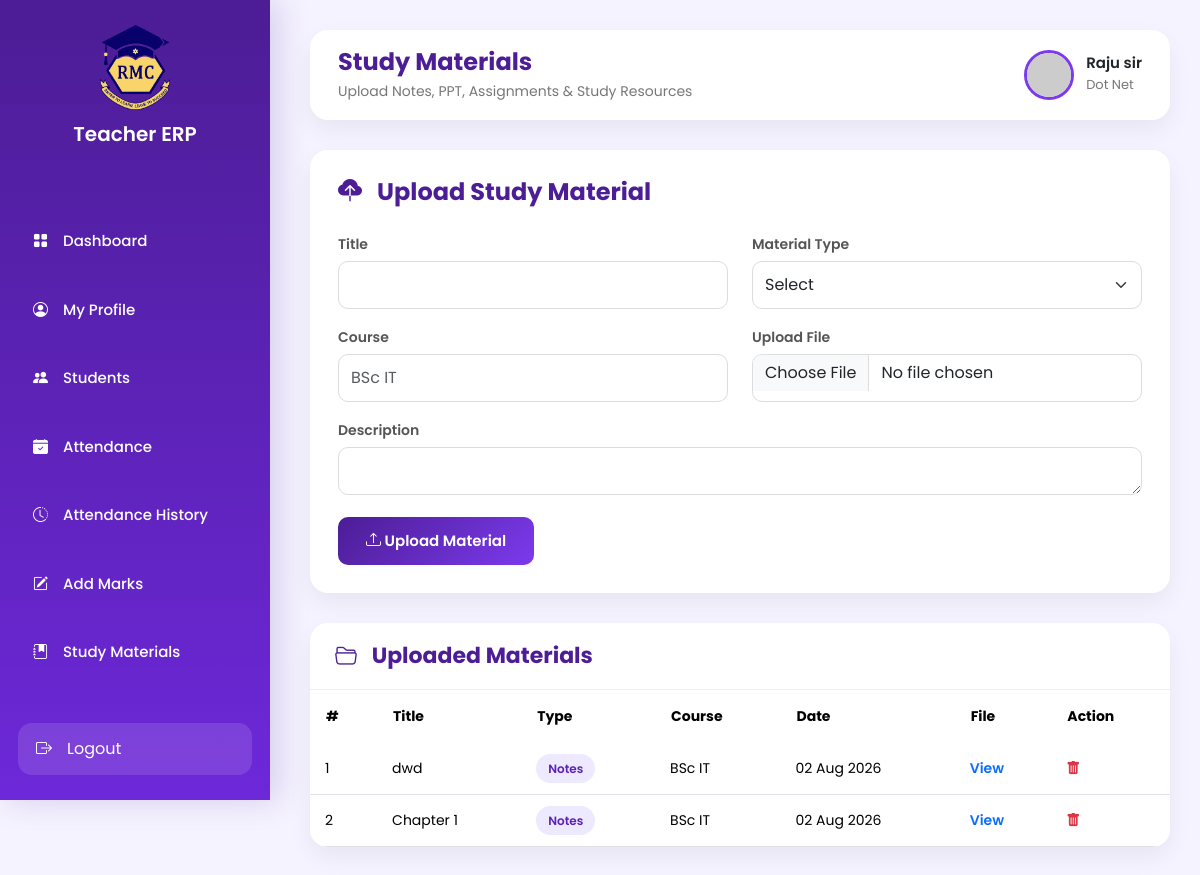
The page /teacher/study-materials/ (signed in) on the database its author committed.
### core/models.py (models this page shows, shortened)
class Teacher(models.Model):
    teacher_id = models.CharField(max_length=20, unique=True)
    name = models.CharField(max_length=100)
    email = models.EmailField()
    mobile = models.CharField(max_length=15)
    subject = models.CharField(max_length=100)
    qualification = models.CharField(max_length=100, blank=True)
    experience = models.CharField(max_length=50, blank=True)
    gender = models.CharField(max_length=10, blank=True)
    dob = models.DateField(null=True, blank=True)
    joining_date = models.DateField(null=True, blank=True)
    address = models.TextField(blank=True)
    password = models.CharField(max_length=100)
    photo = models.ImageField(
        upload_to='teacher_photos/',
        null=True,
        blank=True
    )

class StudyMaterial(models.Model):
    MATERIAL_TYPES = [
        ('Notes', 'Notes'),
        ('Assignment', 'Assignment'),
        ('Important Questions', 'Important Questions'),
        ('Practical', 'Practical'),
        ('PPT', 'PPT'),
        ('Syllabus', 'Syllabus'),
        ('Other', 'Other'),
    ]
    teacher = models.ForeignKey(
        Teacher,
        on_delete=models.CASCADE
    )
    title = models.CharField(max_length=200)
    subject = models.CharField(max_length=100)
    material_type = models.CharField(
        max_length=30,
        choices=MATERIAL_TYPES
    )
    course = models.CharField(max_length=100)
    subject = models.CharField(max_length=100)
    description = models.TextField(
        blank=True
    )
    file = models.FileField(
        upload_to='study_materials/'
    )
    upload_date = models.DateTimeField(
        auto_now_add=True
    )

### core/views.py (the view, shortened to what this page needs)
# urls.py: path("teacher/study-materials/",views.teacher_study_materials,name="teacher_study_materials"),
def teacher_study_materials(request):
    teacher_id = request.session.get("teacher_id")
    if not teacher_id:
        return redirect("/")
    teacher = Teacher.objects.get(id=teacher_id)
    materials = StudyMaterial.objects.filter(
        teacher=teacher
    ).order_by("-upload_date")
    return render(
        request,
        "teacher/study_materials.html",
        {
            "teacher": teacher,
            "materials": materials
        }
    )

### templates/teacher/study_materials.html (shortened to what this page needs)
{% load static %}
<!DOCTYPE html>
<html lang="en">
<head>
    <link href="https://cdn.jsdelivr.net/npm/bootstrap@5.3.3/dist/css/bootstrap.min.css" rel="stylesheet">
    <link href="https://cdn.jsdelivr.net/npm/bootstrap-icons@1.11.3/font/bootstrap-icons.css" rel="stylesheet">
    <link rel="stylesheet" href="{% static 'css/teacher.css' %}">
    <link rel="stylesheet" href="{% static 'css/teacher_study_materials.css' %}">
</head>
<body>
<div class="dashboard">
    {% include "teacher/sidebar.html" %}
    <main class="main-content">
        <div class="topbar">
            <div>
                <h3>Study Materials</h3>
                <p>Upload Notes, PPT, Assignments & Study Resources</p>
            </div>
            <div class="teacher-box">
                {% if teacher.photo %}
                    <img src="{{ teacher.photo.url }}">
                {% else %}
                    <img src="https://ui-avatars.com/api/?name={{ teacher.name }}">
                {% endif %}
                <div>
                    <h6>{{ teacher.name }}</h6>
                    <span>{{ teacher.subject }}</span>
                </div>
            </div>
        </div>
        <div class="upload-card">
            <h4>
                <i class="bi bi-cloud-upload-fill"></i>
                Upload Study Material
            </h4>
            <form method="POST" enctype="multipart/form-data">
                <div class="row">
                    <div class="col-md-6">
                        <label>Title</label>
                        <input
                            type="text"
                            name="title"
                            class="form-control"
                            required
                        >
                    </div>
                    <div class="col-md-6">
                        <label>Material Type</label>
                        <select
                            name="material_type"
                            class="form-select"
                            required
                        >
                            <option value="">Select</option>
                        </select>
                    </div>
                </div>
                <div class="row mt-3">
                    <div class="col-md-6">
                        <label>Course</label>
                        <input
                            type="text"
                            name="course"
                            class="form-control"
                            placeholder="BSc IT"
                            readonly
                        >
                    </div>
                    <div class="col-md-6">
                        <label>Upload File</label>
                        <input
                            type="file"
                            name="file"
                            class="form-control"
                            required
                        >
                    </div>
                </div>
                <div class="mt-3">
                    <label>Description</label>
                    <textarea
                        name="description"
                        class="form-control"
                        rows="4"
                    ></textarea>
                </div>
                <button class="upload-btn">
                    <i class="bi bi-upload"></i>
                    Upload Material
                </button>
            </form>
        </div>
        <div class="table-card">
            <div class="table-title">
                <h4>
                    <i class="bi bi-folder2-open"></i>
                    Uploaded Materials
                </h4>
            </div>
            <table class="table">
                <thead>
                <tr>
                    <th>#</th>
                    <th>Title</th>
                    <th>Type</th>
                    <th>Course</th>
                    <th>Date</th>
                    <th>File</th>
                    <th>Action</th>
                </tr>
                </thead>
                <tbody>
                {% for material in materials %}
                <tr>
                    <td>{{ forloop.counter }}</td>
                    <td>{{ material.title }}</td>
                    <td>
                        <span class="type-badge">
                            {{ material.material_type }}
                        </span>
                    </td>
                    <td>{{ material.course }}</td>
                    <td>{{ material.upload_date|date:"d M Y" }}</td>
                    <td>
                        <a href="{{ material.file.url }}" target="_blank">
                            View
                        </a>
                    </td>
                    <td>
                        <a href="{% url 'delete_study_material' material.id %}"
                        onclick="return confirm('Delete this study material?')">
                        <i class="bi bi-trash-fill text-danger"></i>
                        </a>
                    </td>
                </tr>
                {% empty %}
                <tr>
                    <td colspan="7" class="text-center">
                        No Study Materials Uploaded
                    </td>
                </tr>
                {% endfor %}
                </tbody>
            </table>
        </div>
    </main>
</div>
</body>
</html>

### static/css/teacher.css (style rules this page uses)
* { margin:0; padding:0; box-sizing:border-box; font-family:'Poppins',sans-serif; }
body { background:#F5F3FF; }
.dashboard { display:flex; min-height:100vh; }
.main-content { margin-left:280px; width:calc(100% - 280px); padding:30px; }
.topbar { background:#fff; border-radius:18px; padding:18px 28px; display:flex; justify-content:space-between; align-items:center; box-shadow:0 10px 25px rgba(0,0,0,.06); margin-bottom:30px; }
.topbar h3 { margin:0; font-size:24px; color:#4C1D95; font-weight:700; }
.topbar p { margin:4px 0 0; color:#777; font-size:14px; }
.teacher-box { display:flex; align-items:center; gap:12px; }
.teacher-box img { width:50px; height:50px; border-radius:50%; object-fit:cover; border:3px solid #7C3AED; }
.teacher-box h6 { margin:0; font-size:15px; font-weight:600; }
.teacher-box span { font-size:13px; color:#777; }
@media (min-width: 992px) { .main-content { margin-left:280px; width:calc(100% - 280px); } }

### static/css/teacher_study_materials.css (style rules this page uses)
.upload-card { background:#fff; border-radius:18px; padding:28px; margin-bottom:30px; box-shadow:0 10px 25px rgba(0,0,0,.06); }
.upload-card h4 { color:#4C1D95; font-size:24px; font-weight:700; margin-bottom:25px; }
.upload-card h4 i { margin-right:10px; }
.upload-card label { font-size:14px; font-weight:600; color:#555; margin-bottom:6px; }
.upload-card .form-control, .upload-card .form-select { height:48px; border-radius:10px; border:1px solid #ddd; }
.upload-card textarea { border-radius:10px; }
.upload-btn { margin-top:22px; background:linear-gradient(135deg,#4C1D95,#7C3AED); color:#fff; border:none; padding:13px 28px; border-radius:10px; font-size:15px; font-weight:600; transition:.3s; }
.table-card { background:#fff; border-radius:18px; overflow:hidden; box-shadow:0 10px 25px rgba(0,0,0,.06); }
.table-title { padding:20px 25px; border-bottom:1px solid #eee; }
.table-title h4 { margin:0; color:#4C1D95; font-size:22px; font-weight:700; }
.table-title i { margin-right:10px; }
.table { margin:0; }
.table thead { background:linear-gradient(135deg,#4C1D95,#7C3AED); color:#fff; }
.table thead th { border:none; padding:16px; font-size:14px; }
.table tbody td { padding:15px; vertical-align:middle; font-size:14px; }
.table tbody tr { transition:.3s; }
.type-badge { background:#ede9fe; color:#5B21B6; padding:6px 12px; border-radius:20px; font-size:12px; font-weight:600; }
.table a { text-decoration:none; font-weight:600; }

### rows shown on the page
Teacher: name "Raju sir", subject "Dot Net"
StudyMaterial: title "dwd", material_type "Notes", course "BSc IT", upload_date "02 Aug 2026"
StudyMaterial: title "Chapter 1", material_type "Notes", course "BSc IT", upload_date "02 Aug 2026"
